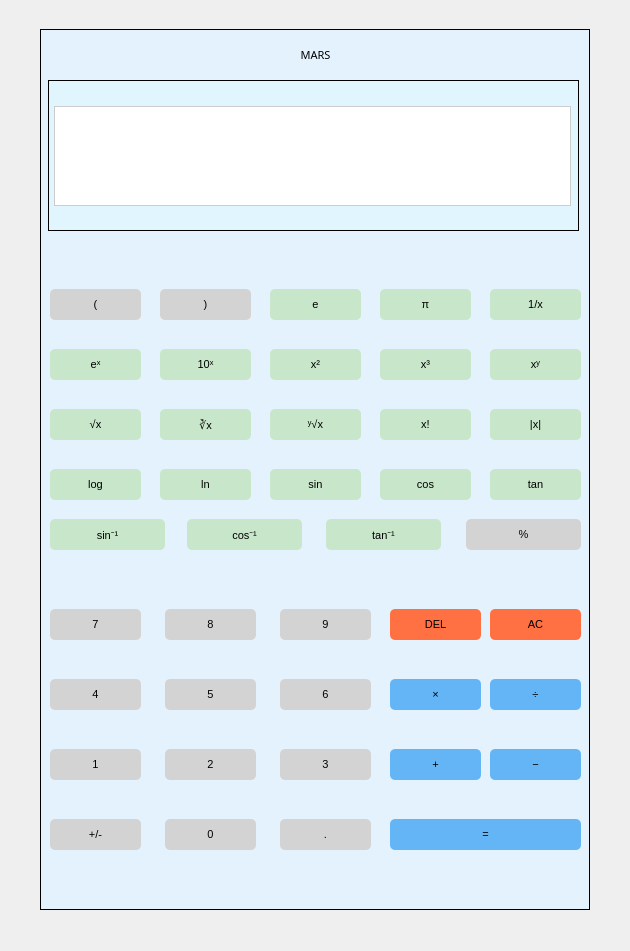
<?xml version="1.0" encoding="UTF-8"?>
<ui version="4.0">
 <class>MyCalculator</class>
 <widget class="QDialog" name="MyCalculator">
  <property name="geometry">
   <rect>
    <x>0</x>
    <y>0</y>
    <width>630</width>
    <height>951</height>
   </rect>
  </property>
  <property name="windowTitle">
   <string>Dialog</string>
  </property>
  <widget class="QStackedWidget" name="stackedWidget">
   <property name="geometry">
    <rect>
     <x>15</x>
     <y>9</y>
     <width>600</width>
     <height>921</height>
    </rect>
   </property>
   <property name="font">
    <font>
     <pointsize>8</pointsize>
    </font>
   </property>
   <property name="currentIndex">
    <number>0</number>
   </property>
   <widget class="QWidget" name="page">
    <widget class="QGroupBox" name="groupBox">
     <property name="geometry">
      <rect>
       <x>25</x>
       <y>0</y>
       <width>550</width>
       <height>901</height>
      </rect>
     </property>
     <property name="font">
      <font>
       <family>MS Sans Serif</family>
       <pointsize>11</pointsize>
      </font>
     </property>
     <property name="styleSheet">
      <string notr="true">QGroupBox {
    background-color: #E3F2FD;
    border: 0.5px solid #000000;
    padding: 10px;
    margin-top: 20px;
    box-shadow: 2px 2px 10px rgba(0, 0, 0, 0.1);
}
</string>
     </property>
     <property name="title">
      <string/>
     </property>
     <widget class="QGroupBox" name="groupBox_3">
      <property name="geometry">
       <rect>
        <x>8</x>
        <y>51</y>
        <width>531</width>
        <height>171</height>
       </rect>
      </property>
      <property name="styleSheet">
       <string notr="true">QGroupBox {
    background-color: #E1F5FE;
}</string>
      </property>
      <property name="title">
       <string/>
      </property>
      <widget class="QLineEdit" name="userInput">
       <property name="geometry">
        <rect>
         <x>6</x>
         <y>46</y>
         <width>517</width>
         <height>100</height>
        </rect>
       </property>
       <property name="styleSheet">
        <string notr="true">QLineEdit {
    background-color: white;
    border: 1px solid #ccc;
    padding: 10px;
    font: 28pt 'Courier New';
    color: #000;
}</string>
       </property>
       <property name="text">
        <string/>
       </property>
       <property name="alignment">
        <set>Qt::AlignRight|Qt::AlignTrailing|Qt::AlignVCenter</set>
       </property>
      </widget>
     </widget>
     <widget class="QLabel" name="label_3">
      <property name="geometry">
       <rect>
        <x>210</x>
        <y>30</y>
        <width>131</width>
        <height>31</height>
       </rect>
      </property>
      <property name="font">
       <font>
        <family>Copperplate Gothic Bold</family>
        <pointsize>8</pointsize>
        <weight>50</weight>
        <bold>false</bold>
       </font>
      </property>
      <property name="text">
       <string>MARS</string>
      </property>
      <property name="alignment">
       <set>Qt::AlignCenter</set>
      </property>
     </widget>
     <widget class="QPushButton" name="clear_btn">
      <property name="geometry">
       <rect>
        <x>450</x>
        <y>600</y>
        <width>91</width>
        <height>31</height>
       </rect>
      </property>
      <property name="font">
       <font>
        <pointsize>8</pointsize>
       </font>
      </property>
      <property name="styleSheet">
       <string notr="true">QPushButton {
    background-color: #FF7043;
     border-radius: 5px;
}
QPushButton:hover {
    background-color: #FF5722; /* Background color on hover */
}</string>
      </property>
      <property name="text">
       <string>AC</string>
      </property>
     </widget>
     <widget class="QPushButton" name="leftbracket_btn">
      <property name="geometry">
       <rect>
        <x>10</x>
        <y>280</y>
        <width>91</width>
        <height>31</height>
       </rect>
      </property>
      <property name="font">
       <font>
        <pointsize>8</pointsize>
       </font>
      </property>
      <property name="styleSheet">
       <string notr="true">QPushButton {
    background-color: #D3D3D3;
   border-radius: 5px;
}

QPushButton:hover {
    background-color: #A9A9A9; 
}</string>
      </property>
      <property name="text">
       <string>(</string>
      </property>
     </widget>
     <widget class="QPushButton" name="percent_btn">
      <property name="geometry">
       <rect>
        <x>426</x>
        <y>510</y>
        <width>115</width>
        <height>31</height>
       </rect>
      </property>
      <property name="font">
       <font>
        <pointsize>8</pointsize>
       </font>
      </property>
      <property name="styleSheet">
       <string notr="true">QPushButton {
    background-color: #D3D3D3;
   border-radius: 5px;
}

QPushButton:hover {
    background-color: #A9A9A9; 
}</string>
      </property>
      <property name="text">
       <string>%</string>
      </property>
     </widget>
     <widget class="QPushButton" name="divide_btn">
      <property name="geometry">
       <rect>
        <x>450</x>
        <y>670</y>
        <width>91</width>
        <height>31</height>
       </rect>
      </property>
      <property name="font">
       <font>
        <pointsize>8</pointsize>
       </font>
      </property>
      <property name="styleSheet">
       <string notr="true">QPushButton {
    background-color: #64B5F6;
    border-radius: 5px;
}
QPushButton:hover {
    background-color: #42A5F5; 
}</string>
      </property>
      <property name="text">
       <string>÷</string>
      </property>
     </widget>
     <widget class="QPushButton" name="seven_btn">
      <property name="geometry">
       <rect>
        <x>10</x>
        <y>600</y>
        <width>91</width>
        <height>31</height>
       </rect>
      </property>
      <property name="font">
       <font>
        <pointsize>8</pointsize>
       </font>
      </property>
      <property name="styleSheet">
       <string notr="true">QPushButton {
    background-color: #D3D3D3;
   border-radius: 5px;
}

QPushButton:hover {
    background-color: #A9A9A9; 
}</string>
      </property>
      <property name="text">
       <string>7</string>
      </property>
     </widget>
     <widget class="QPushButton" name="four_btn">
      <property name="geometry">
       <rect>
        <x>10</x>
        <y>670</y>
        <width>91</width>
        <height>31</height>
       </rect>
      </property>
      <property name="font">
       <font>
        <pointsize>8</pointsize>
       </font>
      </property>
      <property name="styleSheet">
       <string notr="true">QPushButton {
    background-color: #D3D3D3;
   border-radius: 5px;
}
QPushButton:hover {
    background-color: #A9A9A9; 
}</string>
      </property>
      <property name="text">
       <string>4</string>
      </property>
     </widget>
     <widget class="QPushButton" name="one_btn">
      <property name="geometry">
       <rect>
        <x>10</x>
        <y>740</y>
        <width>91</width>
        <height>31</height>
       </rect>
      </property>
      <property name="font">
       <font>
        <pointsize>8</pointsize>
       </font>
      </property>
      <property name="styleSheet">
       <string notr="true">QPushButton {
    background-color: #D3D3D3;
   border-radius: 5px;
}
QPushButton:hover {
    background-color: #A9A9A9; 
}</string>
      </property>
      <property name="text">
       <string>1</string>
      </property>
     </widget>
     <widget class="QPushButton" name="eight_btn">
      <property name="geometry">
       <rect>
        <x>125</x>
        <y>600</y>
        <width>91</width>
        <height>31</height>
       </rect>
      </property>
      <property name="font">
       <font>
        <pointsize>8</pointsize>
       </font>
      </property>
      <property name="styleSheet">
       <string notr="true">QPushButton {
    background-color: #D3D3D3;
   border-radius: 5px;
}

QPushButton:hover {
    background-color: #A9A9A9; 
}</string>
      </property>
      <property name="text">
       <string>8</string>
      </property>
     </widget>
     <widget class="QPushButton" name="nine_btn">
      <property name="geometry">
       <rect>
        <x>240</x>
        <y>600</y>
        <width>91</width>
        <height>31</height>
       </rect>
      </property>
      <property name="font">
       <font>
        <pointsize>8</pointsize>
       </font>
      </property>
      <property name="styleSheet">
       <string notr="true">QPushButton {
    background-color: #D3D3D3;
   border-radius: 5px;
}
QPushButton:hover {
    background-color: #A9A9A9; 
}</string>
      </property>
      <property name="text">
       <string>9</string>
      </property>
     </widget>
     <widget class="QPushButton" name="times_btn">
      <property name="geometry">
       <rect>
        <x>350</x>
        <y>670</y>
        <width>91</width>
        <height>31</height>
       </rect>
      </property>
      <property name="font">
       <font>
        <pointsize>8</pointsize>
       </font>
      </property>
      <property name="styleSheet">
       <string notr="true">QPushButton {
    background-color: #64B5F6;
    border-radius: 5px;
}
QPushButton:hover {
    background-color: #42A5F5; 
}</string>
      </property>
      <property name="text">
       <string>×</string>
      </property>
     </widget>
     <widget class="QPushButton" name="five_btn">
      <property name="geometry">
       <rect>
        <x>125</x>
        <y>670</y>
        <width>91</width>
        <height>31</height>
       </rect>
      </property>
      <property name="font">
       <font>
        <pointsize>8</pointsize>
       </font>
      </property>
      <property name="styleSheet">
       <string notr="true">QPushButton {
    background-color: #D3D3D3;
   border-radius: 5px;
}
QPushButton:hover {
    background-color: #A9A9A9; 
}</string>
      </property>
      <property name="text">
       <string>5</string>
      </property>
     </widget>
     <widget class="QPushButton" name="two_btn">
      <property name="geometry">
       <rect>
        <x>125</x>
        <y>740</y>
        <width>91</width>
        <height>31</height>
       </rect>
      </property>
      <property name="font">
       <font>
        <pointsize>8</pointsize>
       </font>
      </property>
      <property name="styleSheet">
       <string notr="true">QPushButton {
    background-color: #D3D3D3;
   border-radius: 5px;
}
QPushButton:hover {
    background-color: #A9A9A9; 
}</string>
      </property>
      <property name="text">
       <string>2</string>
      </property>
     </widget>
     <widget class="QPushButton" name="zero_btn">
      <property name="geometry">
       <rect>
        <x>125</x>
        <y>810</y>
        <width>91</width>
        <height>31</height>
       </rect>
      </property>
      <property name="font">
       <font>
        <pointsize>8</pointsize>
       </font>
      </property>
      <property name="styleSheet">
       <string notr="true">QPushButton {
    background-color: #D3D3D3;
   border-radius: 5px;
}
QPushButton:hover {
    background-color: #A9A9A9; 
}</string>
      </property>
      <property name="text">
       <string>0</string>
      </property>
     </widget>
     <widget class="QPushButton" name="six_btn">
      <property name="geometry">
       <rect>
        <x>240</x>
        <y>670</y>
        <width>91</width>
        <height>31</height>
       </rect>
      </property>
      <property name="font">
       <font>
        <pointsize>8</pointsize>
       </font>
      </property>
      <property name="styleSheet">
       <string notr="true">QPushButton {
    background-color: #D3D3D3;
   border-radius: 5px;
}
QPushButton:hover {
    background-color: #A9A9A9; 
}</string>
      </property>
      <property name="text">
       <string>6</string>
      </property>
     </widget>
     <widget class="QPushButton" name="minus_btn">
      <property name="geometry">
       <rect>
        <x>450</x>
        <y>740</y>
        <width>91</width>
        <height>31</height>
       </rect>
      </property>
      <property name="font">
       <font>
        <pointsize>8</pointsize>
       </font>
      </property>
      <property name="styleSheet">
       <string notr="true">QPushButton {
    background-color: #64B5F6;
    border-radius: 5px;
}
QPushButton:hover {
    background-color: #42A5F5; 
}</string>
      </property>
      <property name="text">
       <string>−</string>
      </property>
     </widget>
     <widget class="QPushButton" name="three_btn">
      <property name="geometry">
       <rect>
        <x>240</x>
        <y>740</y>
        <width>91</width>
        <height>31</height>
       </rect>
      </property>
      <property name="font">
       <font>
        <pointsize>8</pointsize>
       </font>
      </property>
      <property name="styleSheet">
       <string notr="true">QPushButton {
    background-color: #D3D3D3;
   border-radius: 5px;
}
QPushButton:hover {
    background-color: #A9A9A9; 
}</string>
      </property>
      <property name="text">
       <string>3</string>
      </property>
     </widget>
     <widget class="QPushButton" name="plus_btn">
      <property name="geometry">
       <rect>
        <x>350</x>
        <y>740</y>
        <width>91</width>
        <height>31</height>
       </rect>
      </property>
      <property name="font">
       <font>
        <pointsize>8</pointsize>
       </font>
      </property>
      <property name="styleSheet">
       <string notr="true">QPushButton {
    background-color: #64B5F6;
    border-radius: 5px;
}
QPushButton:hover {
    background-color: #42A5F5; 
}</string>
      </property>
      <property name="text">
       <string>+</string>
      </property>
     </widget>
     <widget class="QPushButton" name="point_btn">
      <property name="geometry">
       <rect>
        <x>240</x>
        <y>810</y>
        <width>91</width>
        <height>31</height>
       </rect>
      </property>
      <property name="font">
       <font>
        <pointsize>8</pointsize>
       </font>
      </property>
      <property name="styleSheet">
       <string notr="true">QPushButton {
    background-color: #D3D3D3;
   border-radius: 5px;
}
QPushButton:hover {
    background-color: #A9A9A9; 
}</string>
      </property>
      <property name="text">
       <string>.</string>
      </property>
     </widget>
     <widget class="QPushButton" name="equals_btn">
      <property name="geometry">
       <rect>
        <x>350</x>
        <y>810</y>
        <width>191</width>
        <height>31</height>
       </rect>
      </property>
      <property name="palette">
       <palette>
        <active>
         <colorrole role="Button">
          <brush brushstyle="SolidPattern">
           <color alpha="255">
            <red>100</red>
            <green>181</green>
            <blue>246</blue>
           </color>
          </brush>
         </colorrole>
         <colorrole role="Base">
          <brush brushstyle="SolidPattern">
           <color alpha="255">
            <red>100</red>
            <green>181</green>
            <blue>246</blue>
           </color>
          </brush>
         </colorrole>
         <colorrole role="Window">
          <brush brushstyle="SolidPattern">
           <color alpha="255">
            <red>100</red>
            <green>181</green>
            <blue>246</blue>
           </color>
          </brush>
         </colorrole>
        </active>
        <inactive>
         <colorrole role="Button">
          <brush brushstyle="SolidPattern">
           <color alpha="255">
            <red>100</red>
            <green>181</green>
            <blue>246</blue>
           </color>
          </brush>
         </colorrole>
         <colorrole role="Base">
          <brush brushstyle="SolidPattern">
           <color alpha="255">
            <red>100</red>
            <green>181</green>
            <blue>246</blue>
           </color>
          </brush>
         </colorrole>
         <colorrole role="Window">
          <brush brushstyle="SolidPattern">
           <color alpha="255">
            <red>100</red>
            <green>181</green>
            <blue>246</blue>
           </color>
          </brush>
         </colorrole>
        </inactive>
        <disabled>
         <colorrole role="Button">
          <brush brushstyle="SolidPattern">
           <color alpha="255">
            <red>100</red>
            <green>181</green>
            <blue>246</blue>
           </color>
          </brush>
         </colorrole>
         <colorrole role="Base">
          <brush brushstyle="SolidPattern">
           <color alpha="255">
            <red>100</red>
            <green>181</green>
            <blue>246</blue>
           </color>
          </brush>
         </colorrole>
         <colorrole role="Window">
          <brush brushstyle="SolidPattern">
           <color alpha="255">
            <red>100</red>
            <green>181</green>
            <blue>246</blue>
           </color>
          </brush>
         </colorrole>
        </disabled>
       </palette>
      </property>
      <property name="font">
       <font>
        <pointsize>8</pointsize>
       </font>
      </property>
      <property name="styleSheet">
       <string notr="true">QPushButton {
    background-color: #64B5F6;
    border-radius: 5px;
}
QPushButton:hover {
    background-color: #42A5F5; 
}

</string>
      </property>
      <property name="text">
       <string>=</string>
      </property>
     </widget>
     <widget class="QPushButton" name="log_btn">
      <property name="geometry">
       <rect>
        <x>10</x>
        <y>460</y>
        <width>91</width>
        <height>31</height>
       </rect>
      </property>
      <property name="font">
       <font>
        <pointsize>8</pointsize>
       </font>
      </property>
      <property name="styleSheet">
       <string notr="true">QPushButton {
    background-color: #C8E6C9;
    border-radius: 5px;
}
QPushButton:hover {
    background-color: #A5D6A7; /* Background color on hover */
}</string>
      </property>
      <property name="text">
       <string>log</string>
      </property>
     </widget>
     <widget class="QPushButton" name="ln_btn">
      <property name="geometry">
       <rect>
        <x>120</x>
        <y>460</y>
        <width>91</width>
        <height>31</height>
       </rect>
      </property>
      <property name="font">
       <font>
        <pointsize>8</pointsize>
       </font>
      </property>
      <property name="styleSheet">
       <string notr="true">QPushButton {
    background-color: #C8E6C9;
    border-radius: 5px;
}
QPushButton:hover {
    background-color: #A5D6A7; /* Background color on hover */
}</string>
      </property>
      <property name="text">
       <string>ln</string>
      </property>
     </widget>
     <widget class="QPushButton" name="sin_btn">
      <property name="geometry">
       <rect>
        <x>230</x>
        <y>460</y>
        <width>91</width>
        <height>31</height>
       </rect>
      </property>
      <property name="font">
       <font>
        <pointsize>8</pointsize>
       </font>
      </property>
      <property name="styleSheet">
       <string notr="true">QPushButton {
    background-color: #C8E6C9;
    border-radius: 5px;
}
QPushButton:hover {
    background-color: #A5D6A7; /* Background color on hover */
}</string>
      </property>
      <property name="text">
       <string>sin</string>
      </property>
     </widget>
     <widget class="QPushButton" name="cos_btn">
      <property name="geometry">
       <rect>
        <x>340</x>
        <y>460</y>
        <width>91</width>
        <height>31</height>
       </rect>
      </property>
      <property name="font">
       <font>
        <pointsize>8</pointsize>
       </font>
      </property>
      <property name="styleSheet">
       <string notr="true">QPushButton {
    background-color: #C8E6C9;
    border-radius: 5px;
}
QPushButton:hover {
    background-color: #A5D6A7; /* Background color on hover */
}</string>
      </property>
      <property name="text">
       <string>cos</string>
      </property>
     </widget>
     <widget class="QPushButton" name="tan_btn">
      <property name="geometry">
       <rect>
        <x>450</x>
        <y>460</y>
        <width>91</width>
        <height>31</height>
       </rect>
      </property>
      <property name="font">
       <font>
        <pointsize>8</pointsize>
       </font>
      </property>
      <property name="styleSheet">
       <string notr="true">QPushButton {
    background-color: #C8E6C9;
    border-radius: 5px;
}
QPushButton:hover {
    background-color: #A5D6A7; /* Background color on hover */
}</string>
      </property>
      <property name="text">
       <string>tan</string>
      </property>
     </widget>
     <widget class="QPushButton" name="backspace_btn">
      <property name="geometry">
       <rect>
        <x>350</x>
        <y>600</y>
        <width>91</width>
        <height>31</height>
       </rect>
      </property>
      <property name="font">
       <font>
        <pointsize>8</pointsize>
       </font>
      </property>
      <property name="styleSheet">
       <string notr="true">QPushButton {
    background-color: #FF7043;
     border-radius: 5px;
}
QPushButton:hover {
    background-color: #FF5722; /* Background color on hover */
}</string>
      </property>
      <property name="text">
       <string>DEL</string>
      </property>
     </widget>
     <widget class="QPushButton" name="pi_btn">
      <property name="geometry">
       <rect>
        <x>340</x>
        <y>280</y>
        <width>91</width>
        <height>31</height>
       </rect>
      </property>
      <property name="font">
       <font>
        <pointsize>8</pointsize>
       </font>
      </property>
      <property name="styleSheet">
       <string notr="true">QPushButton {
    background-color: #C8E6C9;
    border-radius: 5px;
}
QPushButton:hover {
    background-color: #A5D6A7; /* Background color on hover */
}</string>
      </property>
      <property name="text">
       <string>π</string>
      </property>
     </widget>
     <widget class="QPushButton" name="rightbracket_btn">
      <property name="geometry">
       <rect>
        <x>120</x>
        <y>280</y>
        <width>91</width>
        <height>31</height>
       </rect>
      </property>
      <property name="font">
       <font>
        <pointsize>8</pointsize>
       </font>
      </property>
      <property name="styleSheet">
       <string notr="true">QPushButton {
    background-color: #D3D3D3;
   border-radius: 5px;
}

QPushButton:hover {
    background-color: #A9A9A9; 
}</string>
      </property>
      <property name="text">
       <string>)</string>
      </property>
     </widget>
     <widget class="QPushButton" name="inverse_btn">
      <property name="geometry">
       <rect>
        <x>450</x>
        <y>280</y>
        <width>91</width>
        <height>31</height>
       </rect>
      </property>
      <property name="font">
       <font>
        <pointsize>8</pointsize>
       </font>
      </property>
      <property name="styleSheet">
       <string notr="true">QPushButton {
    background-color: #C8E6C9;
    border-radius: 5px;
}
QPushButton:hover {
    background-color: #A5D6A7; /* Background color on hover */
}</string>
      </property>
      <property name="text">
       <string>1/x</string>
      </property>
     </widget>
     <widget class="QPushButton" name="square_btn">
      <property name="geometry">
       <rect>
        <x>230</x>
        <y>340</y>
        <width>91</width>
        <height>31</height>
       </rect>
      </property>
      <property name="font">
       <font>
        <pointsize>8</pointsize>
       </font>
      </property>
      <property name="styleSheet">
       <string notr="true">QPushButton {
    background-color: #C8E6C9;
    border-radius: 5px;
}
QPushButton:hover {
    background-color: #A5D6A7; /* Background color on hover */
}</string>
      </property>
      <property name="text">
       <string>x²</string>
      </property>
     </widget>
     <widget class="QPushButton" name="cube_btn">
      <property name="geometry">
       <rect>
        <x>340</x>
        <y>340</y>
        <width>91</width>
        <height>31</height>
       </rect>
      </property>
      <property name="font">
       <font>
        <pointsize>8</pointsize>
       </font>
      </property>
      <property name="styleSheet">
       <string notr="true">QPushButton {
    background-color: #C8E6C9;
    border-radius: 5px;
}
QPushButton:hover {
    background-color: #A5D6A7; /* Background color on hover */
}</string>
      </property>
      <property name="text">
       <string>x³</string>
      </property>
     </widget>
     <widget class="QPushButton" name="euler_btn">
      <property name="geometry">
       <rect>
        <x>230</x>
        <y>280</y>
        <width>91</width>
        <height>31</height>
       </rect>
      </property>
      <property name="font">
       <font>
        <pointsize>8</pointsize>
       </font>
      </property>
      <property name="styleSheet">
       <string notr="true">QPushButton {
    background-color: #C8E6C9;
    border-radius: 5px;
}
QPushButton:hover {
    background-color: #A5D6A7; /* Background color on hover */
}</string>
      </property>
      <property name="text">
       <string>e</string>
      </property>
     </widget>
     <widget class="QPushButton" name="eulerX_btn">
      <property name="geometry">
       <rect>
        <x>10</x>
        <y>340</y>
        <width>91</width>
        <height>31</height>
       </rect>
      </property>
      <property name="font">
       <font>
        <pointsize>8</pointsize>
       </font>
      </property>
      <property name="styleSheet">
       <string notr="true">QPushButton {
    background-color: #C8E6C9;
    border-radius: 5px;
}
QPushButton:hover {
    background-color: #A5D6A7; /* Background color on hover */
}</string>
      </property>
      <property name="text">
       <string>eˣ</string>
      </property>
     </widget>
     <widget class="QPushButton" name="tenX_btn">
      <property name="geometry">
       <rect>
        <x>120</x>
        <y>340</y>
        <width>91</width>
        <height>31</height>
       </rect>
      </property>
      <property name="font">
       <font>
        <pointsize>8</pointsize>
       </font>
      </property>
      <property name="styleSheet">
       <string notr="true">QPushButton {
    background-color: #C8E6C9;
    border-radius: 5px;
}
QPushButton:hover {
    background-color: #A5D6A7; /* Background color on hover */
}</string>
      </property>
      <property name="text">
       <string>10ˣ</string>
      </property>
     </widget>
     <widget class="QPushButton" name="sinInverse_btn">
      <property name="geometry">
       <rect>
        <x>10</x>
        <y>510</y>
        <width>115</width>
        <height>31</height>
       </rect>
      </property>
      <property name="font">
       <font>
        <pointsize>8</pointsize>
       </font>
      </property>
      <property name="styleSheet">
       <string notr="true">QPushButton {
    background-color: #C8E6C9;
    border-radius: 5px;
}
QPushButton:hover {
    background-color: #A5D6A7; /* Background color on hover */
}</string>
      </property>
      <property name="text">
       <string>sin⁻¹</string>
      </property>
     </widget>
     <widget class="QPushButton" name="cosInverse_btn">
      <property name="geometry">
       <rect>
        <x>147</x>
        <y>510</y>
        <width>115</width>
        <height>31</height>
       </rect>
      </property>
      <property name="font">
       <font>
        <pointsize>8</pointsize>
       </font>
      </property>
      <property name="styleSheet">
       <string notr="true">QPushButton {
    background-color: #C8E6C9;
    border-radius: 5px;
}
QPushButton:hover {
    background-color: #A5D6A7; /* Background color on hover */
}</string>
      </property>
      <property name="text">
       <string>cos⁻¹</string>
      </property>
     </widget>
     <widget class="QPushButton" name="tanInverse_btn">
      <property name="geometry">
       <rect>
        <x>286</x>
        <y>510</y>
        <width>115</width>
        <height>31</height>
       </rect>
      </property>
      <property name="font">
       <font>
        <pointsize>8</pointsize>
       </font>
      </property>
      <property name="styleSheet">
       <string notr="true">QPushButton {
    background-color: #C8E6C9;
    border-radius: 5px;
}
QPushButton:hover {
    background-color: #A5D6A7; /* Background color on hover */
}</string>
      </property>
      <property name="text">
       <string>tan⁻¹</string>
      </property>
     </widget>
     <widget class="QPushButton" name="squareRoot_btn">
      <property name="geometry">
       <rect>
        <x>10</x>
        <y>400</y>
        <width>91</width>
        <height>31</height>
       </rect>
      </property>
      <property name="font">
       <font>
        <pointsize>8</pointsize>
       </font>
      </property>
      <property name="styleSheet">
       <string notr="true">QPushButton {
    background-color: #C8E6C9;
    border-radius: 5px;
}
QPushButton:hover {
    background-color: #A5D6A7; /* Background color on hover */
}</string>
      </property>
      <property name="text">
       <string>√x</string>
      </property>
     </widget>
     <widget class="QPushButton" name="cubeRoot_btn">
      <property name="geometry">
       <rect>
        <x>120</x>
        <y>400</y>
        <width>91</width>
        <height>31</height>
       </rect>
      </property>
      <property name="font">
       <font>
        <pointsize>8</pointsize>
       </font>
      </property>
      <property name="styleSheet">
       <string notr="true">QPushButton {
    background-color: #C8E6C9;
    border-radius: 5px;
}
QPushButton:hover {
    background-color: #A5D6A7; /* Background color on hover */
}</string>
      </property>
      <property name="text">
       <string>∛x</string>
      </property>
     </widget>
     <widget class="QPushButton" name="YrootX_btn">
      <property name="geometry">
       <rect>
        <x>230</x>
        <y>400</y>
        <width>91</width>
        <height>31</height>
       </rect>
      </property>
      <property name="font">
       <font>
        <pointsize>8</pointsize>
       </font>
      </property>
      <property name="styleSheet">
       <string notr="true">QPushButton {
    background-color: #C8E6C9;
    border-radius: 5px;
}
QPushButton:hover {
    background-color: #A5D6A7; /* Background color on hover */
}</string>
      </property>
      <property name="text">
       <string>ʸ√x</string>
      </property>
     </widget>
     <widget class="QPushButton" name="factorial_btn">
      <property name="geometry">
       <rect>
        <x>340</x>
        <y>400</y>
        <width>91</width>
        <height>31</height>
       </rect>
      </property>
      <property name="font">
       <font>
        <pointsize>8</pointsize>
       </font>
      </property>
      <property name="styleSheet">
       <string notr="true">QPushButton {
    background-color: #C8E6C9;
    border-radius: 5px;
}
QPushButton:hover {
    background-color: #A5D6A7; /* Background color on hover */
}</string>
      </property>
      <property name="text">
       <string>x!</string>
      </property>
     </widget>
     <widget class="QPushButton" name="XpowerY_btn">
      <property name="geometry">
       <rect>
        <x>450</x>
        <y>340</y>
        <width>91</width>
        <height>31</height>
       </rect>
      </property>
      <property name="font">
       <font>
        <pointsize>8</pointsize>
       </font>
      </property>
      <property name="styleSheet">
       <string notr="true">QPushButton {
    background-color: #C8E6C9;
    border-radius: 5px;
}
QPushButton:hover {
    background-color: #A5D6A7; /* Background color on hover */
}</string>
      </property>
      <property name="text">
       <string>xʸ</string>
      </property>
     </widget>
     <widget class="QPushButton" name="abs_btn">
      <property name="geometry">
       <rect>
        <x>450</x>
        <y>400</y>
        <width>91</width>
        <height>31</height>
       </rect>
      </property>
      <property name="font">
       <font>
        <pointsize>8</pointsize>
       </font>
      </property>
      <property name="styleSheet">
       <string notr="true">QPushButton {
    background-color: #C8E6C9;
    border-radius: 5px;
}
QPushButton:hover {
    background-color: #A5D6A7; /* Background color on hover */
}</string>
      </property>
      <property name="text">
       <string>|x|</string>
      </property>
     </widget>
     <widget class="QPushButton" name="negate_btn">
      <property name="geometry">
       <rect>
        <x>10</x>
        <y>810</y>
        <width>91</width>
        <height>31</height>
       </rect>
      </property>
      <property name="font">
       <font>
        <pointsize>8</pointsize>
       </font>
      </property>
      <property name="styleSheet">
       <string notr="true">QPushButton {
    background-color: #D3D3D3;
   border-radius: 5px;
}
QPushButton:hover {
    background-color: #A9A9A9; 
}</string>
      </property>
      <property name="text">
       <string>+/-</string>
      </property>
     </widget>
    </widget>
   </widget>
   <widget class="QWidget" name="page_2">
    <widget class="QGroupBox" name="groupBox_2">
     <property name="geometry">
      <rect>
       <x>10</x>
       <y>11</y>
       <width>341</width>
       <height>391</height>
      </rect>
     </property>
     <property name="title">
      <string>GroupBox</string>
     </property>
    </widget>
   </widget>
  </widget>
 </widget>
 <resources/>
 <connections/>
</ui>
